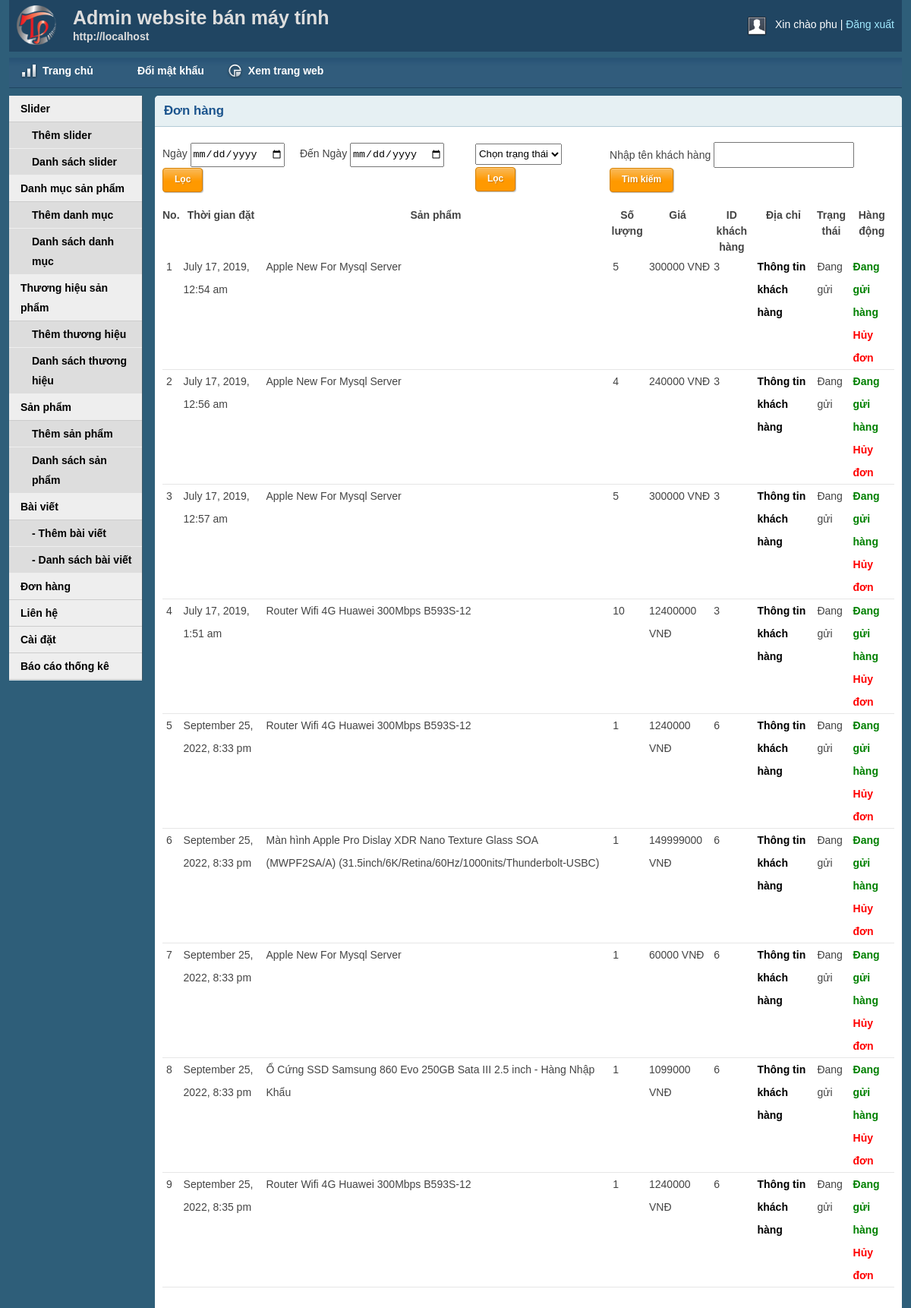
Page /admin/inbox.php (signed in) on the committed database.
### tables this page shows
CREATE TABLE `tbl_order` (
  `id` int(11) NOT NULL,
  `productId` int(11) NOT NULL,
  `productName` varchar(255) NOT NULL,
  `customer_id` int(11) NOT NULL,
  `quantity` int(11) NOT NULL,
  `price` varchar(255) NOT NULL,
  `image` varchar(255) NOT NULL,
  `status` int(11) NOT NULL DEFAULT 0,
  `date_order` datetime NOT NULL DEFAULT current_timestamp()
);

### lib/session.php (called while the page is built, shortened)
<?php
class Session{
 public static function get($key){
    if (isset($_SESSION[$key])) {
     return $_SESSION[$key];
    } else {
     return false;
    }
 }
}
?>

### lib/database.php (called while the page is built, shortened)
<?php
Class Database{
   public $host   = "localhost";
   public $user   = "root";
   public $pass   = "";
   public $dbname = "laptop";
   public $link;
private function connectDB(){
   $this->link = new mysqli($this->host, $this->user, $this->pass, $this->dbname);
   $this->link->set_charset("utf8");
 }
public function select($query){
  $result = $this->link->query($query) or
   die($this->link->error.__LINE__);
  if($result->num_rows > 0){
    return $result;
  } else {
    return false;
  }
 }
}

### classes/cart.php (called while the page is built, shortened)
<?php
$filepath = realpath(dirname(__FILE__));
include_once($filepath . '/../lib/database.php');
include_once($filepath . '/../helpers/format.php');
?>
<?php
class cart
{
    private $db;
    public function __construct()
    {
        $this->db = new Database();
    }
    public function get_inbox_cart()
    {
        $query = "SELECT * FROM tbl_order ORDER BY status asc";
        $get_inbox_cart = $this->db->select($query);
        return $get_inbox_cart;
    }
}
?>

### helpers/format.php (called while the page is built, shortened)
<?php
class Format{
 public function formatDate($date){
    return date('F j, Y, g:i a', strtotime($date));
 }
}
?>

### admin/inbox.php (the view, shortened to what this page needs)
<?php include 'inc/header.php'; ?>
<?php include 'inc/sidebar.php'; ?>
<?php
$filepath = realpath(dirname(__FILE__));
include_once($filepath . '/../classes/cart.php');
include_once($filepath . '/../helpers/format.php');
?>
<?php
$ct = new cart();
$fm = new Format();
?>
<div class="grid_10">
    <div class="box round first grid">
        <h2>Đơn hàng</h2>
        <div class="block">
            <div class="form-filter" style="display: flex">
                <form action="" method="get" style="margin-bottom: 20px;
                    display: flex;
                    justify-content: flex-start;
                    flex-wrap: wrap;
                    align-items: center;">
                    <div style="margin-right:20px">
                        <label for="">Ngày</label>
                        <input type="date" name="date_start" value="<?php echo $start_date ?? '' ?>">
                    </div>
                    <div style="margin-right:5px">
                        <label for="">Đến Ngày</label>
                        <input type="date" name="date_end" value="<?php echo $end_date ?? '' ?>">
                    </div>
                    <div>
                        <button type="submit" class="btn btn-sm">Lọc</button>
                    </div>
                </form>
                <form action="" method="get" style="margin-bottom: 20px; margin-left: 20px;
                    display: flex;
                    justify-content: flex-start;
                    flex-wrap: wrap;
                    align-items: center;">
                    <div style="margin-right:5px">
                        <select name="status" id="">
                            <option value="">Chọn trạng thái</option>
                        </select>
                    </div>
                    <div>
                        <button type="submit" class="btn btn-sm">Lọc</button>
                    </div>
                </form>
                <form action="" method="get" style="margin-bottom: 20px; margin-left: 20px;
                    display: flex;
                    justify-content: flex-start;
                    flex-wrap: wrap;
                    align-items: center;">
                    <div style="margin-right:5px">
                        <label for="">Nhập tên khách hàng</label>
                        <input type="text" name="keyword" value="<?php echo $end_date ?? '' ?>">
                    </div>
                    <div>
                        <button type="submit" class="btn btn-sm">Tìm kiếm</button>
                    </div>
                </form>
            </div>
            <table class="data display datatable" id="example">
                <thead>
                <tr>
                    <th>No.</th>
                    <th>Thời gian đặt</th>
                    <th>Sản phẩm</th>
                    <th>Số lượng</th>
                    <th>Giá</th>
                    <th>ID khách hàng</th>
                    <th>Địa chỉ</th>
                    <th>Trạng thái</th>
                    <th>Hàng động</th>
                </tr>
                </thead>
                <tbody>
                <?php
                if (isset($loc_product)) {
                    $get_inbox_cart = $loc_product;
                } else {
                    $get_inbox_cart = $ct->get_inbox_cart();
                }
                if ($get_inbox_cart) {
                $i = 0;
                while ($result = $get_inbox_cart->fetch_assoc()) {
                    $i++;
                    ?>
                    <tr class="odd gradeX">
                    <td><?php echo $i; ?></td>
                    <td><?php echo $fm->formatDate($result['date_order']) ?></td>
                    <td><?php echo $result['productName'] ?></td>
                    <td><?php echo $result['quantity'] ?></td>
                    <td><?php echo $result['price'] . ' ' . 'VNĐ' ?></td>
                    <td><?php echo $result['customer_id'] ?></td>
                    <td><a href="customer.php?customerid=<?php echo $result['customer_id'] ?>">Thông tin khách
                            hàng</a>
                    </td>
                    <td>
                        <?php
                        if ($result['status'] == 0) { ?>Chờ duyệt<?php }
                        elseif ($result['status'] == 1) { ?> Đang gửi<?php }
                        elseif ($result['status'] == 2) { ?>Hoàn thành<?php }
                        else{ ?>Bị hủy<?php }
                        ?>
                    </td>
                    <td>
                            <?php
                            if ($result['status'] == 0) {
                                ?>
                                <a style="color:green;" href="?shiftid=<?php echo $result['id'] ?>&price=<?php echo $result['price'] ?>&time=<?php echo $result['date_order'] ?>">chờ
                                    duyệt</a>
                                <br>
                                <a style="color:red;" href="?cancelid=<?php echo $result['id'] ?>">Hủy đơn</a>
                                <?php
                            } elseif ($result['status'] == 1) {
                                ?>
                                <a style="color:green;" href="?doneid=<?php echo $result['id'] ?>">Đang gửi hàng</a>
                                <br>
                                <a style="color:red;" href="?cancelid=<?php echo $result['id'] ?>">Hủy đơn</a>
                                <?php
                            } elseif ($result['status'] == 2) {
                                ?>
                                <p>Hoàn thành</p>
                                <?php
                            } elseif ($result['status'] == 3) {
                                ?>
                                <p>Đơn hàng bị hủy</p>
                                <?php
                            }
                            ?>
                    </td>
                    </tr>
                        <?php
                    }
                }
                ?>
                </tbody>
            </table>
        </div>
    </div>
</div>
<?php include 'inc/footer.php'; ?>

### admin/inc/header.php (shortened to what this page needs)
<?php
    include '../lib/session.php';
?>
<!DOCTYPE html>
<html>
<head>
    <link rel="stylesheet" type="text/css" href="css/reset.css" media="screen" />
    <link rel="stylesheet" type="text/css" href="css/text.css" media="screen" />
    <link rel="stylesheet" type="text/css" href="css/grid.css" media="screen" />
    <link rel="stylesheet" type="text/css" href="css/layout.css" media="screen" />
    <link rel="stylesheet" type="text/css" href="css/nav.css" media="screen" />
    <link href="css/table/demo_page.css" rel="stylesheet" type="text/css" />
    <link href="css/jquery.dataTables.min.css" rel="stylesheet" type="text/css" />
</head>
<body>
    <div class="container_12">
        <div class="grid_12 header-repeat">
            <div id="branding">
                <div class="floatleft logo">
                    <img src="img/livelogo.png" alt="Logo" />
				</div>
				<div class="floatleft middle">
					<h1>Admin website bán máy tính</h1>
					<p>http://localhost</p>
				</div>
                <div class="floatright">
                    <div class="floatleft">
                        <img src="img/img-profile.jpg" alt="Profile Pic" /></div>
                    <div class="floatleft marginleft10">
                        <ul class="inline-ul floatleft">
                            <li>Xin chào <?php echo Session::get('adminName') ?></li>
                            <li><a href="?action=logout">Đăng xuất</a></li>
                        </ul>
                    </div>
                </div>
            </div>
        </div>
        <div class="grid_12">
            <ul class="nav main">
                <li class="ic-dashboard"><a href="index.php"><span>Trang chủ</span></a> </li>
				<li class="ic-typography"><a href="changepassword.php"><span>Đổi mật khẩu</span></a></li>
                <li class="ic-charts"><a href="../index.php"><span>Xem trang web</span></a></li>
            </ul>
        </div>

### admin/inc/sidebar.php
<div class="grid_2">
    <div class="box sidemenu">
        <div class="block" id="section-menu">
            <ul class="section menu">
                <li><a class="menuitem">Slider</a>
                    <ul class="submenu">
                        <li><a href="slideradd.php">Thêm slider</a> </li>
                        <li><a href="sliderlist.php">Danh sách slider</a> </li>
                    </ul>
                </li>
                <li><a class="menuitem">Danh mục sản phẩm</a>
                    <ul class="submenu">
                        <li><a href="catadd.php">Thêm danh mục</a> </li>
                        <li><a href="catlist.php">Danh sách danh mục</a> </li>
                    </ul>
                </li>
                <li><a class="menuitem">Thương hiệu sản phẩm</a>
                    <ul class="submenu">
                        <li><a href="brandadd.php">Thêm thương hiệu</a> </li>
                        <li><a href="brandlist.php">Danh sách thương hiệu</a> </li>
                    </ul>
                </li>
                <li><a class="menuitem">Sản phẩm</a>
                    <ul class="submenu">
                        <li><a href="productadd.php">Thêm sản phẩm</a> </li>
                        <li><a href="productlist.php">Danh sách sản phẩm</a> </li>
                    </ul>
                </li>
                <li><a class="menuitem">Bài viết</a>
                    <ul class="submenu">
                        <li><a href="newadd.php">- Thêm bài viết</a> </li>
                        <li><a href="newlist.php">- Danh sách bài viết</a> </li>
                    </ul>
                </li>
                 <li><a href="inbox.php" class="menuitem">Đơn hàng</a>
                </li>
                <li><a href="lienhe.php" class="menuitem">Liên hệ</a>
                </li>
                <li>
                    <a href="setting.php" class="menuitem">Cài đặt</a>
                </li>
                <li>
                    <a href="report.php" class="menuitem">Báo cáo thống kê</a>
                </li>
            </ul>
        </div>
    </div>
</div>

### admin/inc/footer.php (shortened to what this page needs)
    </div>
</body>
</html>

### admin/css/layout.css (style rules this page uses)
body { background: #fff none repeat scroll 0 0; color: #444; font-size: 14px; padding: 0; }
.floatleft { float:left; }
.logo img { margin-top: -15px; width: 52px; }
.middle { margin-left: 22px; margin-top: -14px; }
.middle h1 { color:#ddd;margin:0 }
.middle p { color: #ddd; margin: 0; font-weight: bold; }
.floatright { float:right; }
.inline-ul li { display:inline; color:#fff; }
.marginleft10 { margin-left:10px; }
a { color: #000; font-weight:bold; text-decoration: none; }
.container_12, .container_16 { background:#2E5E79; }
h1, h2, h3, h4, h5, h6 { line-height:1.2em; margin-bottom:.3em; }
h2 { margin-top:1em; }
#branding { font-weight: normal; margin-bottom: 0; padding: 22px 10px 3px; text-align: left; }
.header-repeat { background:url(../img/header-repeat.jpg) repeat-x; }
#branding a { color:#A1EAFF; font-weight:normal; }
#branding a:before { content:" | "; color:#fff; }
#branding ul, #branding ul li { margin:0px; padding:0px; }
#branding li { padding:0px 0px 0px 0px !important; }
.box { background:#fff; margin-bottom:20px; padding:10px 10px 10px 10px; margin-left:-8px; }
.box.grid { padding-bottom:40px; }
.box.round { -moz-border-radius: 5px 5px 0px 0px; -webkit-border-radius: 5px 5px 0px 0px; border-radius: 5px 5px 0px 0px; }
.box h2 { font-size:1.2em; font-weight:bold; color:#1B548D; background:#E6F0F3; margin:-10px -10px 0 -10px; padding:10px 12px; border-bottom:1px solid #B3CBD6; -moz-border-radius: 5px 5px 0px 0px; -webkit-border-radius: 5px 5px 0px 0px; border-radius: 5px 5px 0px 0px; }
.box.first { min-height: 406px; }
.block { padding-top:20px; }
.box.sidemenu { background-color:#D1DEE4; border-right:1px solid #3A5665; padding:0px; margin:0px; cursor:pointer; }
.box.sidemenu .block { padding-top:0px; margin-top:0px; }
p { margin-bottom:1em; }
ul, ol { padding-top:0; }
ul.menu { list-style:none; border-top:1px solid #bbb; }
ul.menu li { margin:0; }
ul.menu li a { display:block; padding:4px 10px; border-bottom:1px solid #ccc; }
ul.menu ul { list-style:none; margin:0; }
ul.menu ul li a { padding-left:30px; }
ul.section { border-top:0; margin-bottom:0; }
ul.section li a { line-height:26px; padding-left: 15px; }
ul.section li li a { background:#ddd; border-bottom:1px solid #eee; }
ul.section ul li { text-transform:none; }
a.menuitem { background: #eee; }
.block { padding-bottom:1px; }
table.display { margin: 0 auto; clear: both; width: 100%; }
tr.odd { height: 30px; line-height: 30px; border-bottom:1px solid #e6e6e6; }
tr.odd td, tr.even td { padding-left:5px; }
.btn, .btn-icon, .btn-mini { background-repeat: repeat-x; color: #FFF; font-weight: bold; display: inline-block; text-decoration: none; border-width: 1px; border-style: solid; padding: 0 15px 4px; *padding: 0 7px 4px; margin: 0; text-shadow: 1px 1px 1px rgba(0,0,0,.2); -moz-box-shadow: 1px 1px 1px rgba(0,0,0,.25); -webkit-box-shadow: 1px 1px 1px rgba(0,0,0,.25); -moz-border-radius: 4px; -webkit-border-radius: 4px; filter: progid:DXImageTransform.Microsoft.Shadow(color=#999999,direction=135,strength=2); cursor: pointer; position: relative; }
.btn, .btn-icon { background-position: 0 -80px; font-size: 12px; height: 32px; line-height: 29px; }
.btn, .btn-icon, .btn-mini, .btn:visited, .btn-icon:visited, .btn-mini:visited { background-image: url(../img/bg-lite.png); background-color: #F90; border-color: #D58000; color: #FFF; }

### admin/inbox.php (style rules this page uses)
.form-filter input, .form-filter select { height: 28px; }

### rows in the picture
tbl_order: date_order "July 17, 2019, 12:54 am", productName "Apple New For Mysql Server", quantity "5", price "300000", customer "3", status "Đang gửi"
tbl_order: date_order "July 17, 2019, 12:56 am", productName "Apple New For Mysql Server", quantity "4", price "240000", customer "3", status "Đang gửi"
tbl_order: date_order "July 17, 2019, 12:57 am", productName "Apple New For Mysql Server", quantity "5", price "300000", customer "3", status "Đang gửi"
tbl_order: date_order "July 17, 2019, 1:51 am", productName "Router Wifi 4G Huawei 300Mbps B593S-12", quantity "10", price "12400000", customer "3", status "Đang gửi"
tbl_order: date_order "September 25, 2022, 8:33 pm", productName "Router Wifi 4G Huawei 300Mbps B593S-12", quantity "1", price "1240000", customer "6", status "Đang gửi"
tbl_order: date_order "September 25, 2022, 8:33 pm", productName "Màn hình Apple Pro Dislay XDR Nano Texture Glass SOA (MWPF2SA/A) (31.5inch/6K/Retina/60Hz/1000nits/Thunderbolt-USBC)", quantity "1", price "149999000", customer "6", status "Đang gửi"
tbl_order: date_order "September 25, 2022, 8:33 pm", productName "Apple New For Mysql Server", quantity "1", price "60000", customer "6", status "Đang gửi"
tbl_order: date_order "September 25, 2022, 8:33 pm", productName "Ổ Cứng SSD Samsung 860 Evo 250GB Sata III 2.5 inch - Hàng Nhập Khẩu", quantity "1", price "1099000", customer "6", status "Đang gửi"
tbl_order: date_order "September 25, 2022, 8:35 pm", productName "Router Wifi 4G Huawei 300Mbps B593S-12", quantity "1", price "1240000", customer "6", status "Đang gửi"

### other values in the picture
Session::get('adminName') "phu"
